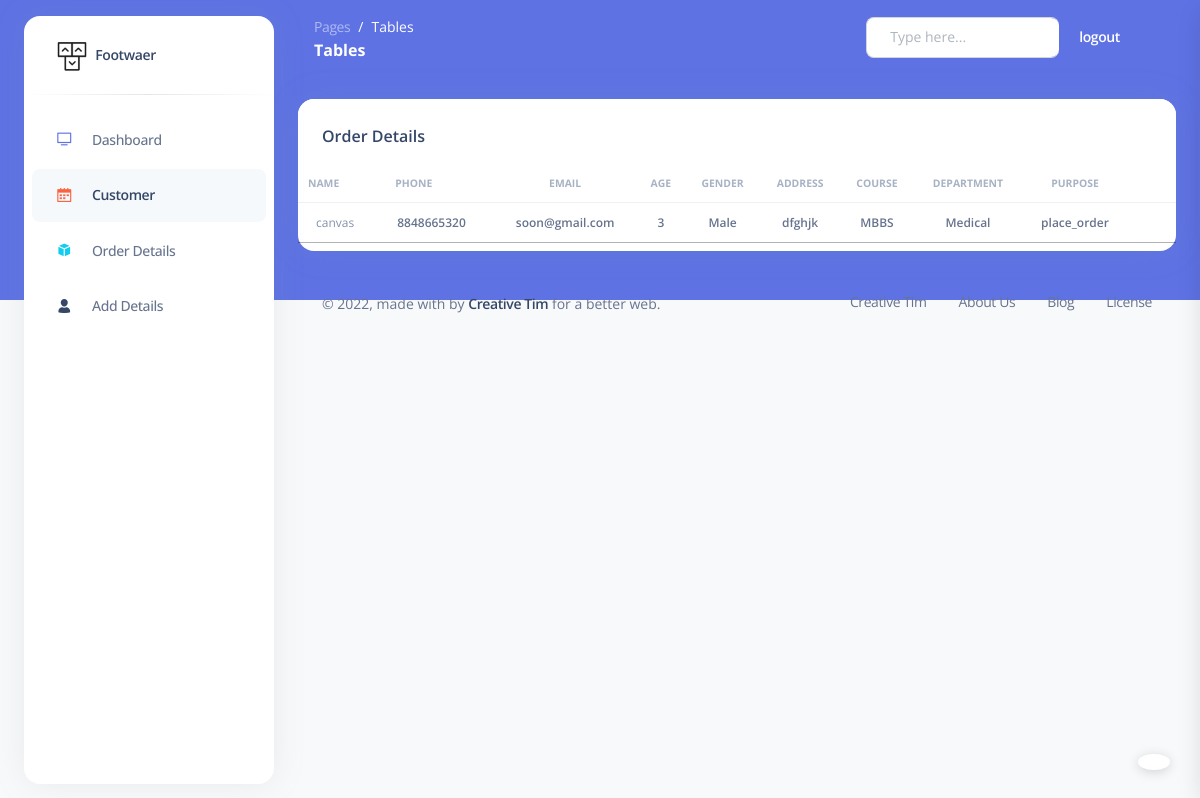
Screenshot of /myadmin/order_details (signed in) with the database file from the repository.
### order/models.py (models this page shows, shortened)
class Order(models.Model):
    purpose_types = (
        ('Enquiry', 'Enquiry'),
        ('place_order', 'place_order')
    )
    TYPES = (
        ('Male' , 'Male'),
        ( 'Woman' , 'Woman'),
    )
    name = models.CharField(max_length=255)
    email = models.CharField(max_length=255, unique=True)
    mobile =  models.CharField(max_length=10,null=True,blank=True)
    user =models.ForeignKey(Account,on_delete=models.CASCADE,null=True)
    date_of_birth =  models.DateField(null=True,blank=True)
    age = models.IntegerField(null=True)
    gender = models.CharField(max_length=10, choices=TYPES)
    address=models.TextField()
    course        = models.ForeignKey(Course,on_delete=models.CASCADE,null=True)
    purpose       = models.TextField(max_length=255, choices=purpose_types)
    materials     = models.ForeignKey(Materials,on_delete=models.CASCADE,null=True)
    department    = models.ForeignKey(Department,on_delete=models.CASCADE,null=True)

### Department/models.py (models this page shows)
class Course(models.Model):
    department = models.ForeignKey(Department,on_delete=models.CASCADE)
    name = models.CharField(max_length=100)
    def __str__(self):
        return self.name

class Department(models.Model):
    name =models.CharField(max_length=100)
    def __str__(self):
        return self.name

### superadmin/views.py (the view)
# urls.py: path('order_details',views.order_details,name='order_details'),
@login_required(login_url='admin_signin')
def order_details(request):
    order= Order.objects.all()
    context = {'order':order}
    return render(request,'admin/billing.html',context)

### templates/admin/billing.html (shortened to what this page needs)
<!DOCTYPE html>
<html lang="en">
{% load static %}
<head>
  <link href="{% static 'assets/css/nucleo-icons.css'%}" rel="stylesheet" />
  <link href="{% static 'assets/css/nucleo-svg.css'%}" rel="stylesheet" />
  <link href="{% static 'assets/css/nucleo-svg.css'%}" rel="stylesheet" />
  <link id="pagestyle" href="{% static 'assets/css/argon-dashboard.css'%}" rel="stylesheet" />
  <link rel="stylesheet" type="text/css" href="https://cdn.datatables.net/1.12.0/css/jquery.dataTables.min.css">
</head>
<body class="g-sidenav-show   bg-gray-100">
  <aside class="sidenav bg-white navbar navbar-vertical navbar-expand-xs border-0 border-radius-xl my-3 fixed-start ms-4 " id="sidenav-main">
    <div class="sidenav-header">
      <a class="navbar-brand m-0" href=" https://demos.creative-tim.com/argon-dashboard/pages/dashboard.html " target="_blank">
        <img src="{% static 'assets/img/logo-ct-dark.png'%}" class="navbar-brand-img h-100" alt="main_logo">
        <span class="ms-1 font-weight-bold">Footwaer</span>
      </a>
    </div>
    <hr class="horizontal dark mt-0">
    <div class="collapse navbar-collapse  w-auto " id="sidenav-collapse-main">
      <ul class="navbar-nav">
        <li class="nav-item">
          <a class="nav-link " href="{% url 'admin_home' %}">
            <div class="icon icon-shape icon-sm border-radius-md text-center me-2 d-flex align-items-center justify-content-center">
              <i class="ni ni-tv-2 text-primary text-sm opacity-10"></i>
            </div>
            <span class="nav-link-text ms-1">Dashboard</span>
          </a>
        </li>
        <li class="nav-item">
          <a class="nav-link active" href="{%url 'customer' %}">
            <div class="icon icon-shape icon-sm border-radius-md text-center me-2 d-flex align-items-center justify-content-center">
              <i class="ni ni-calendar-grid-58 text-warning text-sm opacity-10"></i>
            </div>
            <span class="nav-link-text ms-1">Customer</span>
          </a>
        </li>
        <li class="nav-item">
          <a class="nav-link " href="{% url 'order_details' %}">
            <div class="icon icon-shape icon-sm border-radius-md text-center me-2 d-flex align-items-center justify-content-center">
              <i class="ni ni-app text-info text-sm opacity-10"></i>
            </div>
            <span class="nav-link-text ms-1">Order Details</span>
          </a>
        </li>
        <li class="nav-item">
          <a class="nav-link " href="{% url 'add_department' %}">
            <div class="icon icon-shape icon-sm border-radius-md text-center me-2 d-flex align-items-center justify-content-center">
              <i class="ni ni-single-02 text-dark text-sm opacity-10"></i>
            </div>
            <span class="nav-link-text ms-1">Add Details</span>
          </a>
        </li>
      </ul>
    </div>
  </aside>
  <main class="main-content position-relative border-radius-lg ">
    <nav class="navbar navbar-main navbar-expand-lg px-0 mx-4 shadow-none border-radius-xl " id="navbarBlur" data-scroll="false">
      <div class="container-fluid py-1 px-3">
        <nav aria-label="breadcrumb">
          <ol class="breadcrumb bg-transparent mb-0 pb-0 pt-1 px-0 me-sm-6 me-5">
            <li class="breadcrumb-item text-sm"><a class="opacity-5 text-white" href="javascript:;">Pages</a></li>
            <li class="breadcrumb-item text-sm text-white active" aria-current="page">Tables</li>
          </ol>
          <h6 class="font-weight-bolder text-white mb-0">Tables</h6>
        </nav>
        <div class="collapse navbar-collapse mt-sm-0 mt-2 me-md-0 me-sm-4" id="navbar">
          <div class="ms-md-auto pe-md-3 d-flex align-items-center">
            <div class="input-group">
              <span class="input-group-text text-body"></span>
              <input type="text" class="form-control" placeholder="Type here...">
            </div>
          </div>
          <ul class="navbar-nav  justify-content-end">
            <li class="nav-item d-flex align-items-center">
              <a href="{% url 'admin_logout' %}" class="nav-link text-white font-weight-bold px-0">
                <span class="d-sm-inline d-none">logout</span>
              </a>
            </li>
            <li class="nav-item px-3 d-flex align-items-center">
            </li>
            <li class="nav-item dropdown pe-2 d-flex align-items-center">
            </li>
          </ul>
        </div>
      </div>
    </nav>
    <div class="container-fluid py-4">
      <div class="row">
        <div class="col-12">
          <div class="card mb-4">
            <div class="card-header pb-0">
              <h6>Order Details</h6>
            </div>
            <div class="card-body px-0 pt-0 pb-2">
              <div class="table-responsive p-0">
                <table id="text-id" class="table align-items-center mb-0">
                  <thead>
                    <tr>
                      <th class="text-uppercase text-secondary text-xxs font-weight-bolder opacity-7"> name</th>
                      <th class="text-uppercase text-secondary text-xxs font-weight-bolder opacity-7 ps-2">phone</th>
                      <th class="text-center text-uppercase text-secondary text-xxs font-weight-bolder opacity-7">email</th>
                      <th class="text-center text-uppercase text-secondary text-xxs font-weight-bolder opacity-7">age</th>
                      <th class="text-center text-uppercase text-secondary text-xxs font-weight-bolder opacity-7">gender</th>
                      <th class="text-center text-uppercase text-secondary text-xxs font-weight-bolder opacity-7">address</th>
                      <th class="text-center text-uppercase text-secondary text-xxs font-weight-bolder opacity-7">course</th>
                      <th class="text-center text-uppercase text-secondary text-xxs font-weight-bolder opacity-7">department</th>
                      <th class="text-center text-uppercase text-secondary text-xxs font-weight-bolder opacity-7">purpose</th>
                      <th class="text-center text-uppercase text-secondary text-xxs font-weight-bolder opacity-7"></th>
                      <th class="text-secondary opacity-7"></th>
                    </tr>
                  </thead>
                  <tbody>
                    {% for orders in order  %}
                    <tr>
                      <td>
                        <div class="d-flex px-2 py-1">
                          <div class="d-flex flex-column justify-content-center">
                            <p class="text-xs text-secondary mb-0">{{orders.name}}</p>
                          </div>
                        </div>
                      </td>
                      <td>
                        <p class="text-xs font-weight-bold mb-0">{{orders.mobile}}</p>
                      </td>
                      <td class="align-middle text-center text-sm">
                        <p class="text-xs font-weight-bold mb-0">{{orders.email}}</p>
                      </td>
                      <td class="align-middle text-center text-sm">
                        <p class="text-xs font-weight-bold mb-0">{{orders.age}}</p>
                      </td>
                      <td class="align-middle text-center text-sm">
                        <p class="text-xs font-weight-bold mb-0">{{orders.gender}}</p>
                      </td>
                      <td class="align-middle text-center text-sm">
                        <p class="text-xs font-weight-bold mb-0">{{orders.address}}</p>
                      </td>
                      <td class="align-middle text-center text-sm">
                        <p class="text-xs font-weight-bold mb-0">{{orders.course}}</p>
                      </td>
                       <td class="align-middle text-center text-sm">
                        <p class="text-xs font-weight-bold mb-0">{{orders.department}}</p>
                      </td>
                      <td class="align-middle text-center text-sm">
                        <p class="text-xs font-weight-bold mb-0">{{orders.purpose}}</p>
                      </td>
                    </tr>
                    {%endfor%}
            <div class="card-body px-0 pt-0 pb-2">
            </div>
          </div>
        </div>
      </div>
      <footer class="footer pt-3  ">
        <div class="container-fluid">
          <div class="row align-items-center justify-content-lg-between">
            <div class="col-lg-6 mb-lg-0 mb-4">
              <div class="copyright text-center text-sm text-muted text-lg-start">
                © ,
                made with  by
                <a href="https://www.creative-tim.com" class="font-weight-bold" target="_blank">Creative Tim</a>
                for a better web.
              </div>
            </div>
            <div class="col-lg-6">
              <ul class="nav nav-footer justify-content-center justify-content-lg-end">
                <li class="nav-item">
                  <a href="https://www.creative-tim.com" class="nav-link text-muted" target="_blank">Creative Tim</a>
                </li>
                <li class="nav-item">
                  <a href="https://www.creative-tim.com/presentation" class="nav-link text-muted" target="_blank">About Us</a>
                </li>
                <li class="nav-item">
                  <a href="https://www.creative-tim.com/blog" class="nav-link text-muted" target="_blank">Blog</a>
                </li>
                <li class="nav-item">
                  <a href="https://www.creative-tim.com/license" class="nav-link pe-0 text-muted" target="_blank">License</a>
                </li>
              </ul>
            </div>
          </div>
        </div>
      </footer>
    </div>
  </main>
  <div class="fixed-plugin">
    <a class="fixed-plugin-button text-dark position-fixed px-3 py-2">
    </a>
  </div>
</body>
</html>

### static/assets/css/nucleo-svg.css (style rules this page uses)
.icon { display: inline-block; color: #111111; height: 1em; width: 1em; }
.icon-sm { height: 0.8em; width: 0.8em; }
.icon { fill: currentColor; stroke: none; }

### rows the page displays
Order: name "canvas", mobile "8848665320", email "soon@gmail.com", age "3", gender "Male", address "dfghjk", course "MBBS", department "Medical", purpose "place_order"
